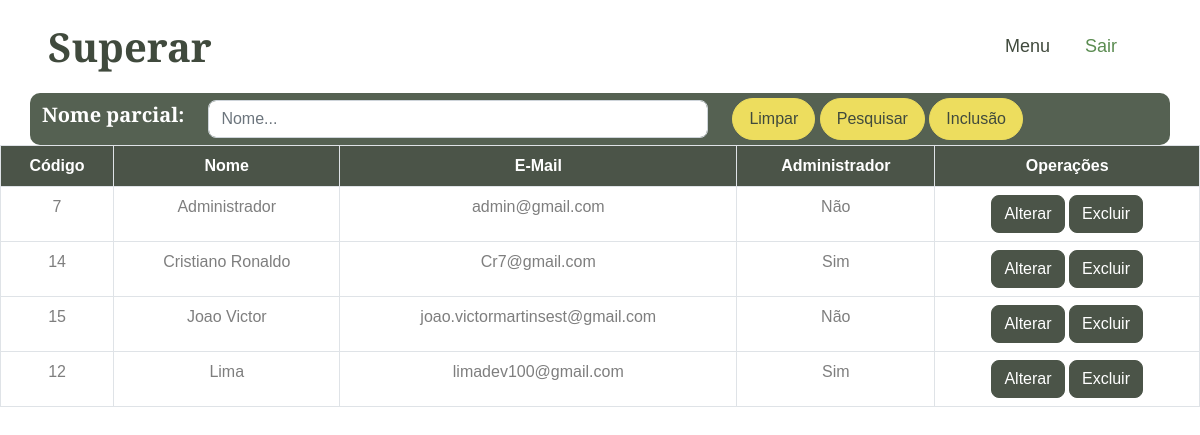
/ususelect.php (signed in), run on an earlier commit of the app's database.
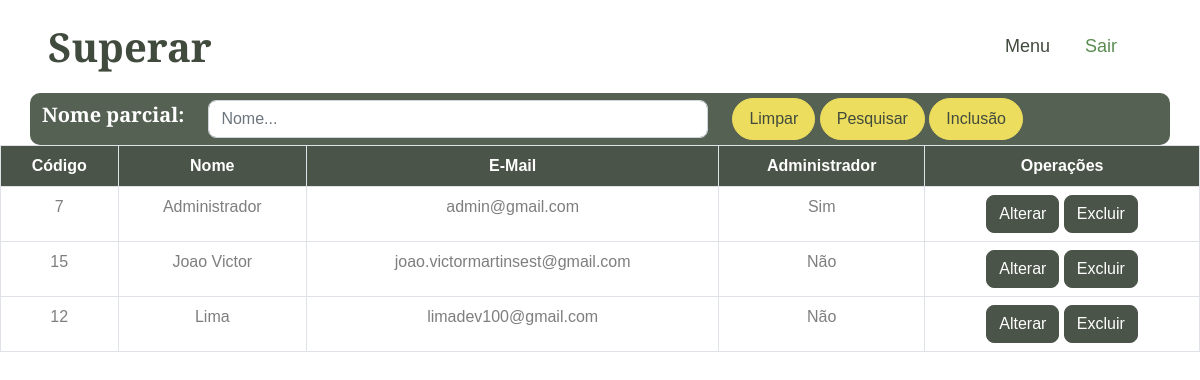
And on a later commit of the database.
### tables this page shows
CREATE TABLE `usuario` (
  `id` int(11) NOT NULL,
  `nome` varchar(100) NOT NULL,
  `email` varchar(100) NOT NULL,
  `senha` varchar(100) NOT NULL,
  `master` char(1) NOT NULL
);

### ususelect.php (the view, shortened to what this page needs)
<?php
include('connect.php');
$sql = 'SELECT * FROM usuario ORDER BY nome ASC';
$pesqnome = '';
if (isset($_POST['submit'])) {
    $pesqnome = mysqli_real_escape_string($con, $_POST['pesqnome']);
    $sql = "SELECT * FROM usuario WHERE nome LIKE '%$pesqnome%' ORDER BY nome ASC";
} else {
    $sql = 'SELECT * FROM usuario ORDER BY nome ASC';
}
$result = mysqli_query($con, $sql);
?>
<!DOCTYPE html>
<html lang="en">
<head>
    <link href="https://cdnjs.cloudflare.com/ajax/libs/font-awesome/5.10.0/css/all.min.css" rel="stylesheet">
    <link href="https://cdn.jsdelivr.net/npm/bootstrap-icons@1.4.1/font/bootstrap-icons.css" rel="stylesheet">
    <link href="lib/animate/animate.min.css" rel="stylesheet">
    <link href="lib/owlcarousel/assets/owl.carousel.min.css" rel="stylesheet">
    <link href="lib/lightbox/css/lightbox.min.css" rel="stylesheet">
    <link href="css/bootstrap.min.css" rel="stylesheet">
    <link href="css/style.css" rel="stylesheet">
</head>
<body>
    <nav class="navbar navbar-expand-lg bg-white navbar-light sticky-top px-4 px-lg-5">
        <h1 class="m-0">Superar</h1>
        <div class="collapse navbar-collapse" id="navbarCollapse">
            <div class="navbar-nav ms-auto p-4 p-lg-0">
                <a href="menu.php" class="nav-item nav-link">Menu</a>
                <a href="logout.php" class="nav-item nav-link active">Sair</a>
            </div>
        </div>
    </nav>
    <div class="text-center mx-auto wow fadeInUp" data-wow-delay="0.1s">
    <div class="container" style="background-color: transparent;" width="200px;">
        <form method="post" action="">
            <div class="row align-items-center" style="background-color: #556152; padding-top:5px; padding-bottom:5px; border-radius: 10px;">
                <div class="col-auto">
                    <h5 style="color: white;">Nome parcial:</h5>
                </div>
                <div class="col-auto">
                    <input type="text" name="pesqnome" id="pesqnome" class="form-control" placeholder="Nome..." style="width: 500px;" value="<?php echo $pesqnome; ?>">
                </div>
                <div class="col-auto">
                    <a href="ususelect.php" class="btn btn-secondary rounded-pill py-2 px-3">Limpar</a>
                    <button class="btn btn-secondary rounded-pill py-2 px-3" type="submit" name="submit">Pesquisar</button>
                    <a href="usuinsert.php" class="btn btn-secondary rounded-pill py-2 px-3">Inclusão</a>
                </div>
            </div>
        </form>
    </div>
</div>
        <table class="table table-bordered" style="background-color: white; opacity: 94%; text-align: center;">
            <thead class="thead-dark">
                <tr>
                    <th scope="col" style="background-color: #404A3D; color: white;">Código</th>
                    <th scope="col" style="background-color: #404A3D; color: white;">Nome</th>
                    <th scope="col" style="background-color: #404A3D; color: white;">E-Mail</th>
                    <th scope="col" style="background-color: #404A3D; color: white;">Administrador</th>
                    <th scope="col" style="background-color: #404A3D; color: white;">Operações</th>
                </tr>
            </thead>
            <tbody>
                <?php
                if ($result && mysqli_num_rows($result) > 0) {
                    while ($row = mysqli_fetch_assoc($result)) {
                        echo "<tr>
                <td>" . $row['id'] . "</td>
                <td>" . $row['nome'] . "</td>
                <td>" . $row['email'] . "</td>
                <td>" . ($row['master'] == 'S' ? 'Sim' : 'Não') . "</td>
                <td>
                    <a href='usuupdate.php?updateid=" . $row['id'] . "' class='btn btn-dark'>Alterar</a>
                    <a href='usudelete.php?deleteid=" . $row['id'] . "' class='btn btn-dark'>Excluir</a>
                </td>
              </tr>";
                    }
                } else {
                    echo "<tr><td colspan='5'>Nenhum usuário encontrado.</td></tr>";
                }
                ?>
            </tbody>
        </table>
</body>
</html>

### css/style.css (style rules this page uses)
:root { --primary: #5B8C51; --secondary: #EDDD5E; --light: #F7F7F7; --dark: #404A3D; }
body { margin: 0; font-family: Poppins, sans-serif; }
.btn { transition: .5s; font-weight: 500; }
.btn-secondary, .btn-outline-secondary:hover { color: var(--dark); }
.navbar.sticky-top { top: -100px; transition: .5s; }
.navbar .navbar-nav .nav-link { margin-right: 35px; padding: 25px 0; color: var(--dark); font-size: 18px; font-weight: 500; outline: none; }
.navbar .navbar-nav .nav-link:hover, .navbar .navbar-nav .nav-link.active { color: var(--primary); }

What changed in the data, as far as the page shows it:
removed usuario: id "14", nome "Cristiano Ronaldo", email "Cr7@gmail.com", master "Sim"
changed usuario "Administrador": master "Não" → "Sim"
changed usuario "Lima": master "Sim" → "Não"
